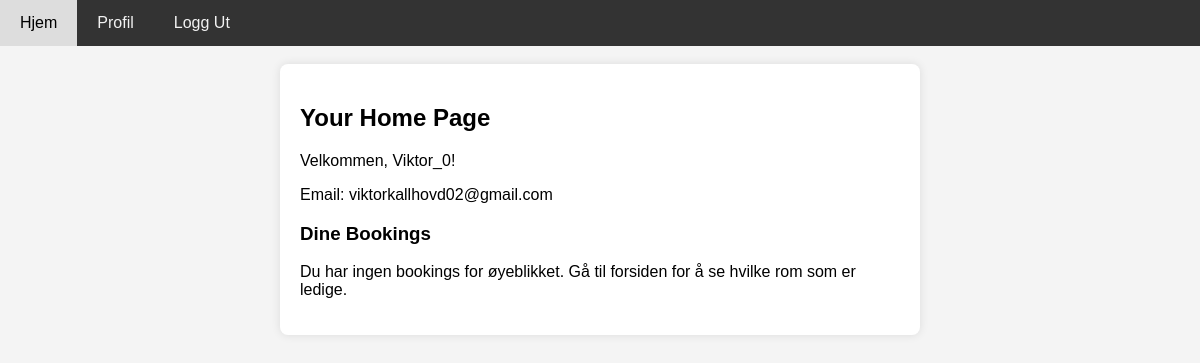
Page /profile.php (signed in) on the earlier database version.
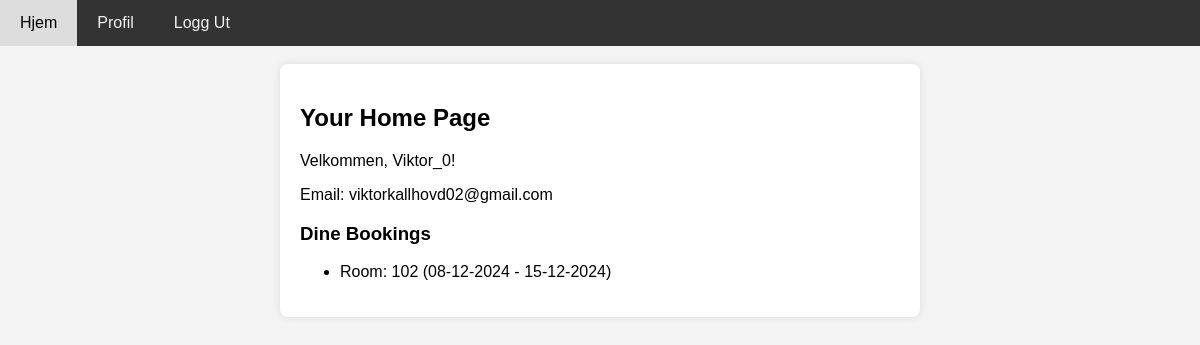
Same page on the later database version.
### tables this page shows
CREATE TABLE `bookings` (
  `booking_id` int(11) NOT NULL,
  `user_id` int(11) NOT NULL,
  `room_id` int(11) NOT NULL,
  `check_in` date NOT NULL,
  `check_out` date NOT NULL,
  `adults` int(11) NOT NULL,
  `children` int(11) NOT NULL,
  `created_at` timestamp NOT NULL DEFAULT current_timestamp() ON UPDATE current_timestamp()
);

CREATE TABLE `rooms` (
  `room_id` int(11) NOT NULL,
  `room_number` varchar(10) NOT NULL,
  `room_type_id` int(11) NOT NULL,
  `is_available` tinyint(1) NOT NULL
);

### Components/functions/user_functions.php (called while the page is built, shortened)
<?php
class User {
    protected $user_id;
    protected $username;
    protected $email;
    protected $conn;
    public function __construct($user_id, $conn) {
        $this->user_id = $user_id;
        $this->conn = $conn;
        $this->loadUserData();
    }
    protected function loadUserData() {
        $sql = "SELECT user_id, username, email, role, created_at FROM users WHERE user_id = ?";
        $stmt = $this->conn->prepare($sql);
        $stmt->bind_param("i", $this->user_id);
        $stmt->execute();
        $result = $stmt->get_result()->fetch_assoc();
        if ($result) {
            $this->username = $result['username'];
            $this->email = $result['email'];
        }
    }
    public function getUserBookings() {
        $sql = "
            SELECT b.booking_id, b.check_in, b.check_out, r.room_number
            FROM bookings b
            JOIN rooms r ON b.room_id = r.room_id
            WHERE b.user_id = ?
        ";
        $stmt = $this->conn->prepare($sql);
        $stmt->bind_param("i", $this->user_id);
        $stmt->execute();
        $result = $stmt->get_result();
        return $result->fetch_all(MYSQLI_ASSOC);
    }
    public function getUsername() {
        return $this->username;
    }
    public function getEmail() {
        return $this->email;
    }
}
?>

### public/profiles/guest_profile.php (the view, shortened to what this page needs)
<?php
$bookings = $userProfile->getUserBookings();
?>
<div>
    <div>
        <h2>Your Home Page</h2>
        <p>Velkommen, <?php echo htmlspecialchars($userProfile->getUsername()); ?>!</p>
        <p>Email: <?php echo htmlspecialchars($userProfile->getEmail()); ?></p>
    </div>
    <h3>Dine Bookings</h3>
    <?php if (!empty($bookings)): ?>
        <ul>
            <?php foreach ($bookings as $booking): ?>
                <li>
                    Room: <?php echo htmlspecialchars($booking['room_number']); ?>
                    (<?php
                        $check_in_date = new DateTime($booking['check_in']);
                        $check_out_date = new DateTime($booking['check_out']);
                        echo $check_in_date->format('d-m-Y') . ' - ' . $check_out_date->format('d-m-Y');
                        ?>)
                </li>
            <?php endforeach; ?>
        </ul>
    <?php else: ?>
        <p> Du har ingen bookings for øyeblikket. Gå til forsiden for å se hvilke rom som er ledige. </p>
    <?php endif; ?>
</div>

Differences in the rows shown:
added bookings: room.room_number "102", check_in "08-12-2024", check_out "15-12-2024"
Other differences:
text no longer shown: "Du har ingen bookings for øyeblikket. Gå til forsiden for å se hvilke rom som er ledige."
